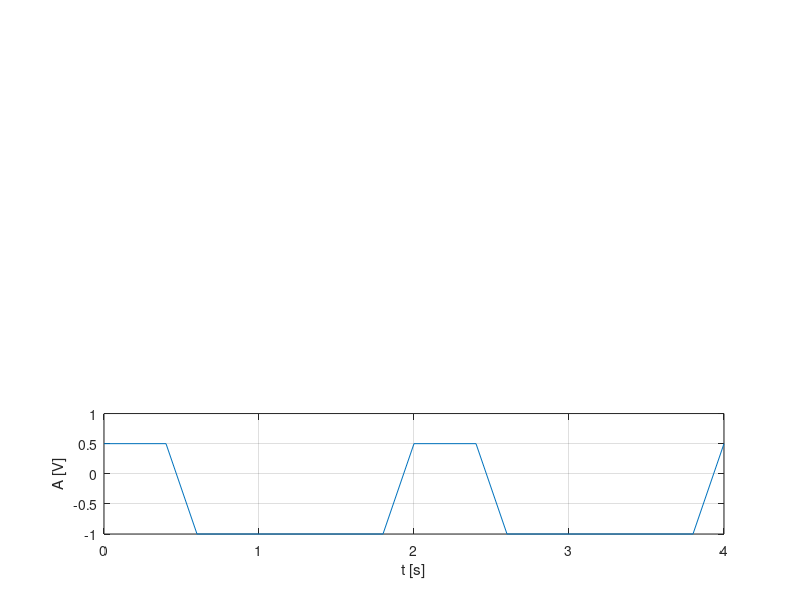

Recreate this plot in MATLAB.
t=0:0.2:4;% 2 perioade
f=0.5;
a=2*pi*f;
duty=25;
nivel=0.25;
procent=0.75;
s=(procent*square(a*t,duty))-nivel;
subplot(3,1,3)
plot(t,s),grid,xlabel('t [s]'),ylabel('A [V]')
